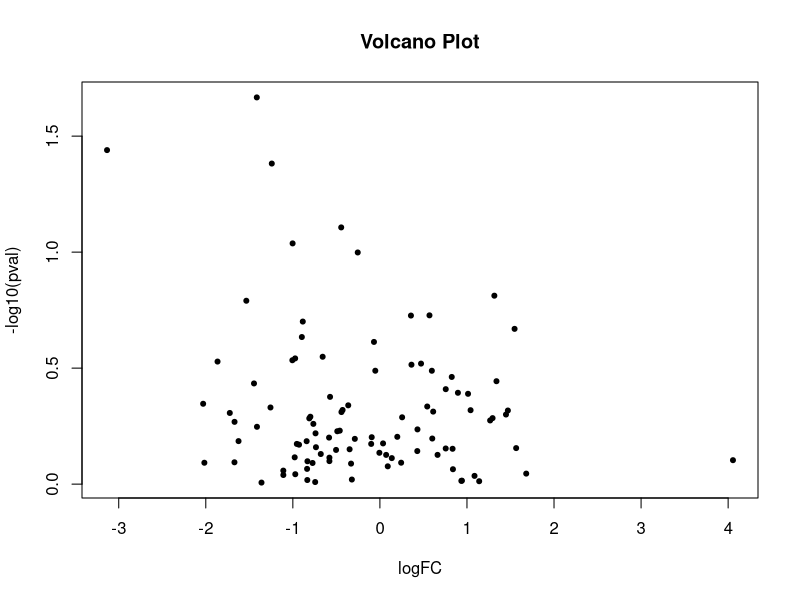
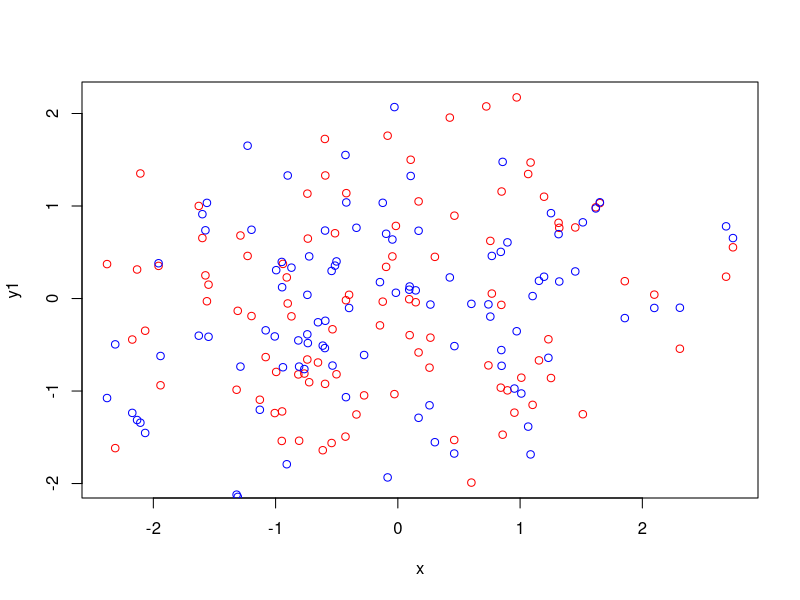

Reproduce these figures in R, in order.
## ---- chunk 1
y <- 1:10
y
z <- seq(0,10, by=2)
z
## ---- chunk 2
x <- c(2,4,6,8,10)
x[3]
x[c(2,4)]
x[x>5]
## ---- chunk 3
df <- data.frame(
  name = c("A","B","C","D"),
  age = c(20,22,19,21),
  marks = c(75,80,65,90)
)
## ---- chunk 4
df$age
df[df$marks > 70, ]
## ---- chunk 5
df["age"]
## ---- chunk 6
df$age
## ---- chunk 7
class(df$age)
## ---- chunk 8
class(df["age"])
## ---- chunk 9
x <- c(1,2,3)
y <- c(4,5)
x + y
## ---- chunk 10
x <- list(a=1, b=2)
class(x)
## ---- chunk 11
mean(c(1,2,NA,4))
## ---- chunk 12
pnorm(1.96)
## ---- chunk 13
x <- c(2,4,6,8)
mean(x > 4)
## ---- chunk 14
x <- c(1,2,3)
y <- c(10,20,30)
tapply(y, x %% 2, mean)
## ---- chunk 15
logFC <- rnorm(100)
pval <- runif(100)

plot(logFC, -log10(pval),
     pch=20,
     main="Volcano Plot")
## ---- chunk 16
x <- rnorm(100)
y1 <- rnorm(100)
y2 <- rnorm(100)

plot(x, y1, col="red")
points(x, y2, col="blue")
